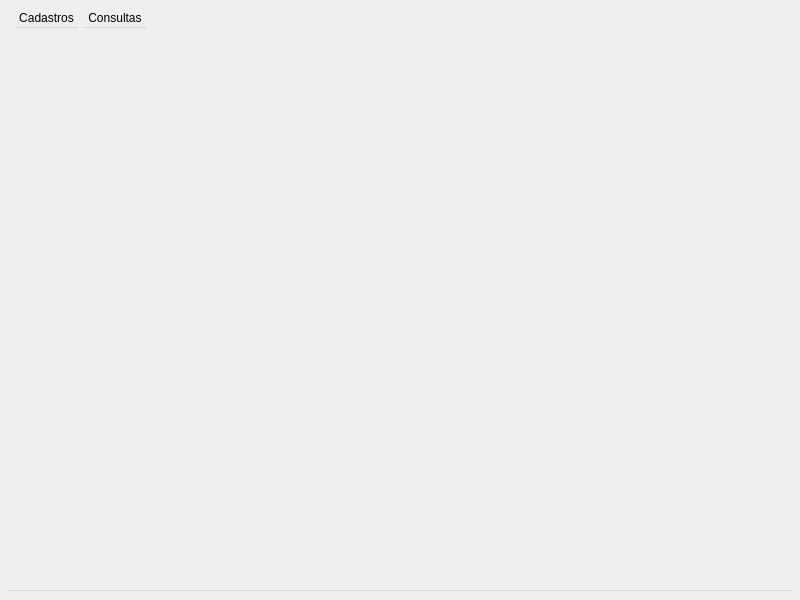
<?xml version="1.0" encoding="UTF-8"?>
<ui version="4.0">
 <class>MainWindow</class>
 <widget class="QMainWindow" name="MainWindow">
  <property name="geometry">
   <rect>
    <x>0</x>
    <y>0</y>
    <width>800</width>
    <height>600</height>
   </rect>
  </property>
  <property name="windowTitle">
   <string>Cadastro</string>
  </property>
  <widget class="QWidget" name="centralwidget">
   <layout class="QVBoxLayout" name="verticalLayout">
    <item>
     <widget class="QMenuBar" name="menubar">
      <addaction name="menuCadastros"/>
      <addaction name="menuConsultas"/>
     </widget>
    </item>
    <item>
     <widget class="QMenu" name="menuCadastros">
      <property name="title">
       <string>Cadastros</string>
      </property>
     </widget>
    </item>
    <item>
     <widget class="QMenu" name="menuConsultas">
      <property name="title">
       <string>Consultas</string>
      </property>
     </widget>
    </item>
   </layout>
  </widget>
 </widget>
 <resources/>
 <connections/>
</ui>
